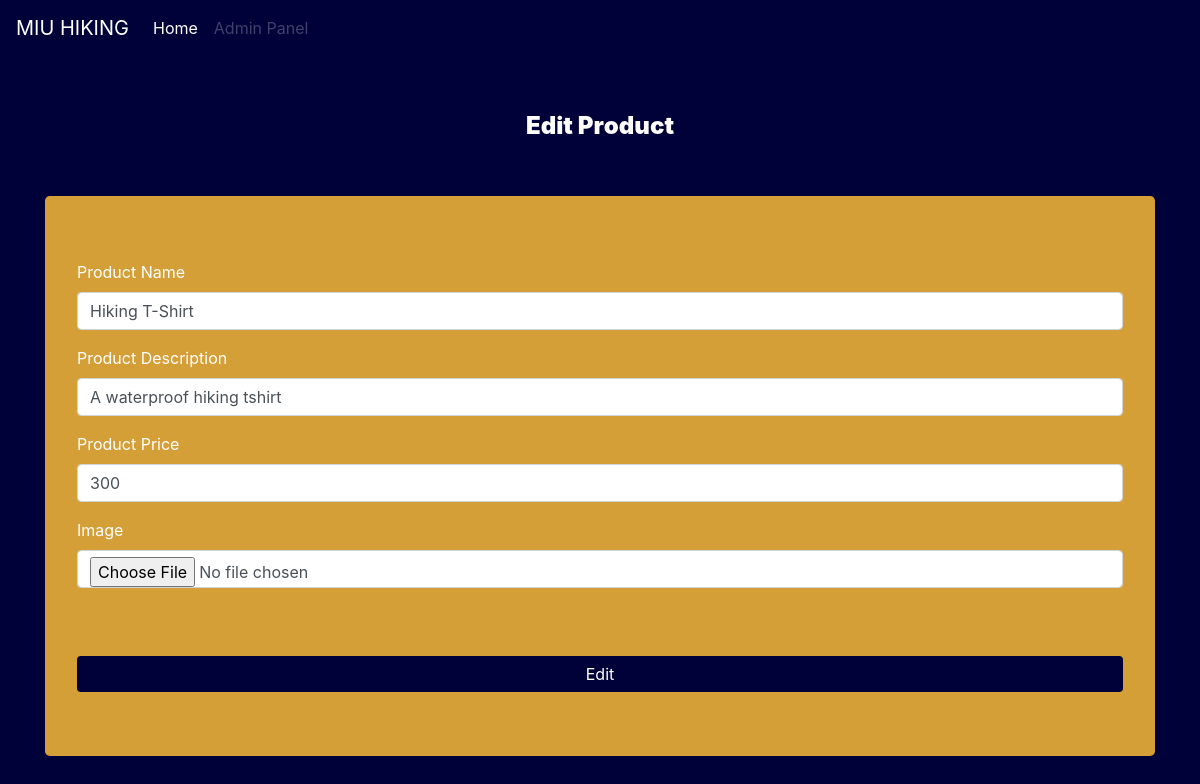
Page /admin-edit-product.php?varname=6 on the committed database.
### tables this page shows
CREATE TABLE `products` (
  `id` int(255) NOT NULL,
  `productName` varchar(255) NOT NULL,
  `productDesc` varchar(255) NOT NULL,
  `productPrice` int(255) NOT NULL,
  `productPhoto` varchar(255) NOT NULL
);

### admin-edit-product.php (the view, shortened to what this page needs)
<?php
require_once("connect.php");
$var_value = $_GET['varname'];
$query = "SELECT productName, productDesc, productPrice, productPhoto FROM products WHERE id = $var_value";
$result2 = mysqli_query($conn, $query);
$row = mysqli_fetch_row($result2);
?>
<!DOCTYPE html>
<html lang="en">
<head>
    <link rel="stylesheet" href="assets/css/style.css">
    <link rel="stylesheet" href="https://cdn.jsdelivr.net/npm/bootstrap@4.6.1/dist/css/bootstrap.min.css">
</head>
<body class="myhome">
    <nav class="navbar navbar-expand-lg navbar-dark bg-transparent">
        <a class="navbar-brand" href="#">MIU HIKING</a>
        <div class="collapse navbar-collapse" id="navbarScroll">
            <ul class="navbar-nav mr-auto my-2 my-lg-0 navbar-nav-scroll" style="max-height: 100px;">
                <li class="nav-item active">
                    <a class="nav-link" href="admin-panel.php">Home <span class="sr-only">(current)</span></a>
                </li>
                <li class="nav-item">
                    <a class="nav-link disabled">Admin Panel</a>
                </li>
            </ul>
        </div>
    </nav>
    <div class="container">
        <center>
            <h1 class="ml2">Edit Product</h1>
        </center>
        <div class="jumbotron">
            <form action='' method='POST' enctype='multipart/form-data'>
                <div class="form-group">
                    <label>Product Name</label>
                    <input name="productName" type="text" class="form-control" value="<?php echo $row[0] ?>">
                </div>
                <div class="form-group">
                    <label>Product Description</label>
                    <input name="productDesc" type="text" class="form-control" value="<?php echo $row[1] ?>">
                </div>
                <div class="form-group">
                    <label>Product Price</label>
                    <input name="productPrice" type="text" class="form-control" value="<?php echo $row[2] ?>">
                </div>
                <div class="form-group">
                    <label>Image</label>
                    <input name="productPhoto" type="file" class="form-control" required>
                </div>
                <center>
                    <button name="submit" type="submit" value="upload" class="btn btn-primary mybtn">Edit</button>
                </center>
            </form>
        </div>
    </div>
</body>
</html>

### assets/css/style.css (style rules this page uses)
.jumbotron { background-color: #d59f38 !important; margin-top: 5%; color: white; }
.mybtn { background: #000139 !important; margin: auto !important; border: 0px !important; width: 20% !important; margin-top: 5% !important; }
h1 { margin: auto; width: 50%; color: #fff; }
.ml2 { font-weight: 900; font-size: 1.5em; margin-top: 5%; }
.myhome { background-color: #000139; height: 100%; color: #fff; }
.btn-primary { width: 100% !important; margin-bottom: 4%; }

### rows in the picture
products: productName "Hiking T-Shirt", productDesc "A waterproof hiking tshirt", productPrice "300"
